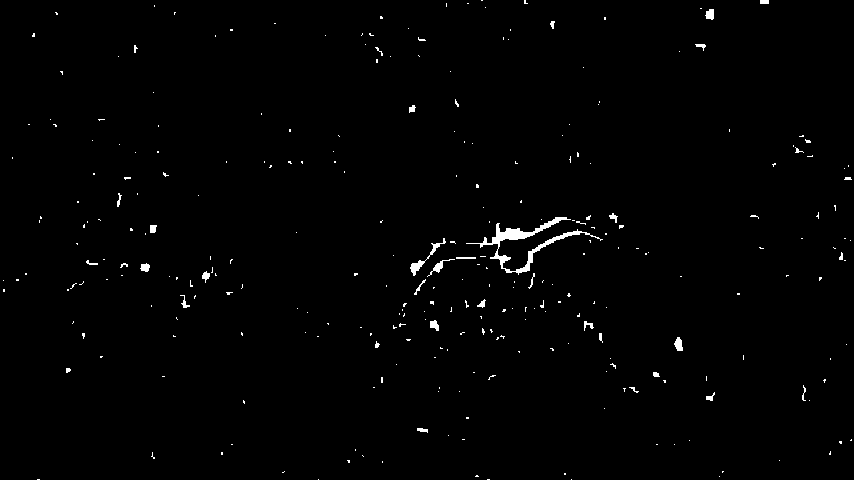
%> input picture work/0.2 seconds.png, 854 x 480 px
$ octave --eval "ExtractBiggestBlob;"   (GNU Octave 9; MATLAB toolbox functions it lacks are replaced by stand-ins)
%> lines starting %> are read from the running program, lines starting %| are printed output that depends on the picture; in (x1, y1, x2, y2) boxes, pixels count from 0 and x2, y2 are one past the last pixel; in counts of white or black regions, pixels touching at a corner belong together; the program's own positions count from 1
function ExtractBiggestBlob()
clc;    % Clear the command window.
close all;  % Close all figures (except those of imtool.)
imtool close all;  % Close all imtool figures if you have the Image Processing Toolbox.
clear;  % Erase all existing variables. Or clearvars if you want.
workspace;  % Make sure the workspace panel is showing.
format long g;
format compact;
fontSize = 20;
% Read in a standard MATLAB gray scale demo image.
%folder = fullfile(matlabroot, '\toolbox\images\imdemos');
%baseFileName = '0.2 seconds.png';
% Get the full filename, with path prepended.
fullFileName = '0.2 seconds.png';
% Check if file exists.
if ~exist(fullFileName, 'file')
	% File doesn't exist -- didn't find it there.  Check the search path for it.
	fullFileName = baseFileName; % No path this time.
	if ~exist(fullFileName, 'file')
		% Still didn't find it.  Alert user.
		errorMessage = sprintf('Error: %s does not exist in the search path folders.', fullFileName);
		uiwait(warndlg(errorMessage));
		return;
	end
end
grayImage = imread(fullFileName);
%> grayImage is the input picture: size 480x854x3 uint8; 0.93% white; 289 white regions (254 under 20 px), largest, box (x1, y1, x2, y2) and area: (466, 217, 603, 275) 1171, (410, 238, 446, 276) 199, (427, 259, 455, 277) 97
% Get the dimensions of the image.
% numberOfColorBands should be = 1.
[rows, columns, numberOfColorBands] = size(grayImage);
%> rows = 480; columns = 854; numberOfColorBands = 3
% Display the original gray scale image.
subplot(2, 2, 1);
imshow(grayImage, []);
title('Original Grayscale Image', 'FontSize', fontSize);
% Enlarge figure to full screen.
set(gcf, 'units','normalized','outerposition',[0 0 1 1]);
% Give a name to the title bar.
set(gcf,'name','Demo by ImageAnalyst','numbertitle','off')
% Let's compute and display the histogram.
[pixelCount, grayLevels] = imhist(grayImage);
%> pixelCount = 256 values, max 1218315 at index 1, min 0 at index 2, mean 4803.8; grayLevels = 256 values from 0 to 255
subplot(2, 2, 2);
bar(pixelCount);
grid on;
title('Histogram of original image', 'FontSize', fontSize);
xlim([0 grayLevels(end)]); % Scale x axis manually.
% Threshold the image to binarize it.
binaryImage = grayImage > 100;
% Fill holes
binaryImage = imfill(binaryImage, 'holes');
% Display the image.
subplot(2, 2, 3);
imshow(binaryImage, []);
title('Binary Image', 'FontSize', fontSize);
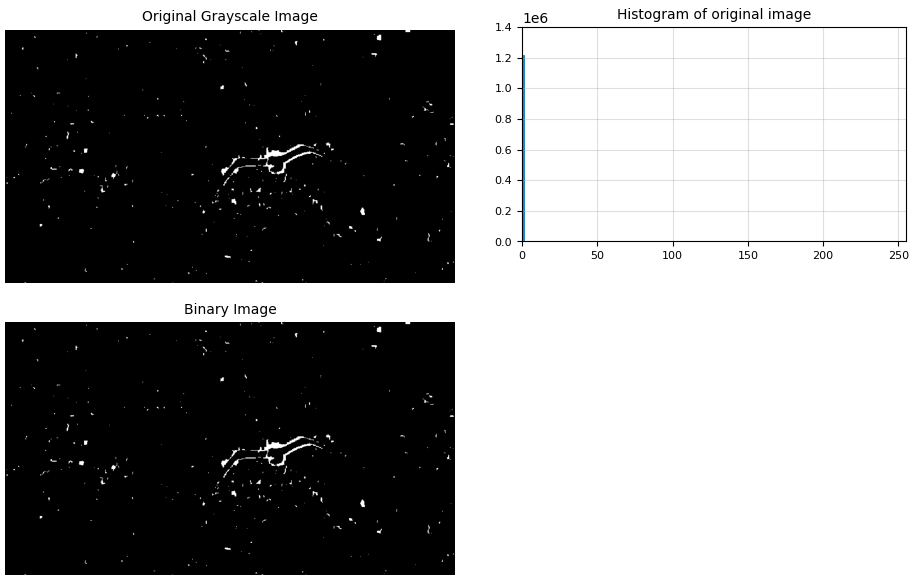
%> figure redrawn from the program's plot data, 3 panels
% Get all the blob properties.  Can only pass in originalImage in version R2008a and later.
%> (the run ends here)
